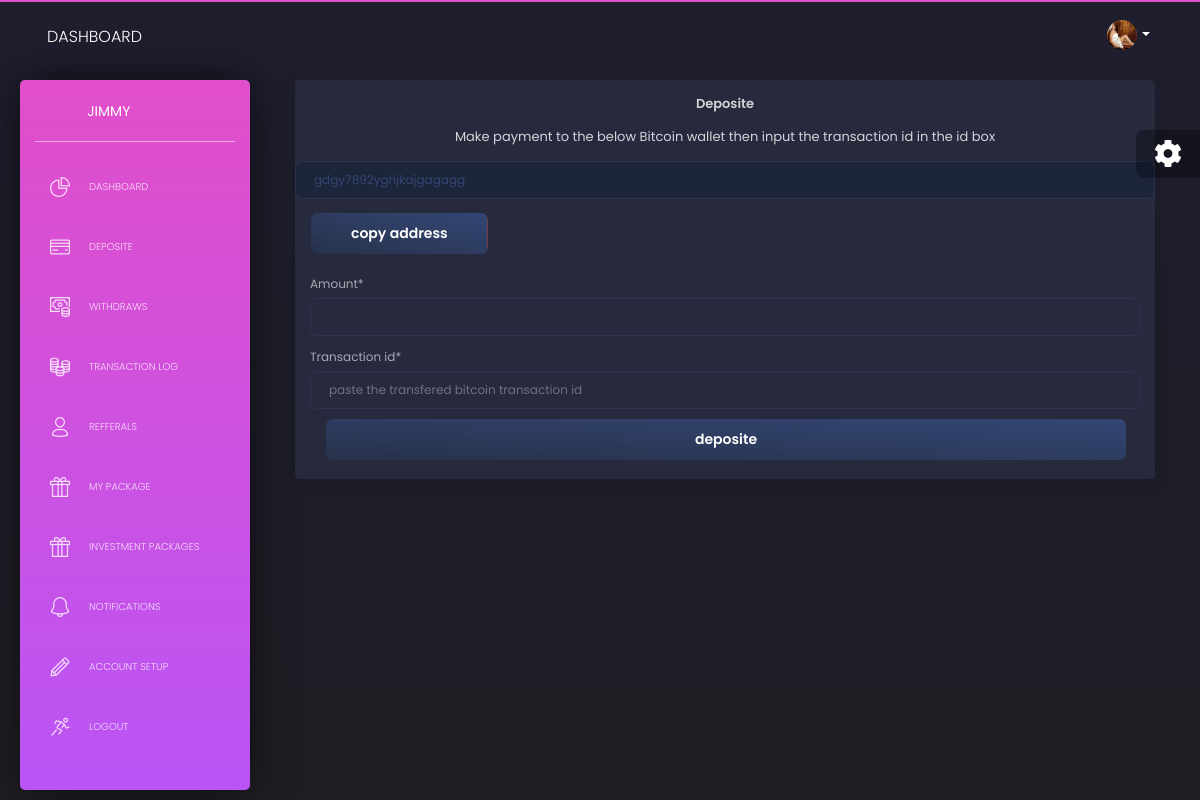
The page /deposite/ (signed in) on the database its author committed.
### panel/models.py (models this page shows, shortened)
class Investors(AbstractBaseUser):
	email       = models.EmailField(verbose_name='email', max_length=60, unique=True )
	username    = models.CharField(max_length=30, unique=True)
	full_name    = models.CharField(max_length=30 ,blank=True, null= True)
	date_joined = models.DateTimeField(verbose_name='date joined', auto_now_add=True)
	last_login  = models.DateTimeField(verbose_name='last login', auto_now=True)
	is_admin    = models.BooleanField(default=False)
	is_staff    = models.BooleanField(default=False)
	is_active   = models.BooleanField(default=True)
	is_superuser = models.BooleanField(default=False)
	profile_image = models.ImageField(blank=True, null=True, default='logo-small.png', upload_to='profile')
	phone = models.CharField(max_length=60, blank=True, null=True)
	wallet_id = models.CharField(max_length=60, blank=True, null=True)
	ref_code = models.CharField(max_length=60, blank=True, null=True, unique=True)
	refferal = models.IntegerField(default=0)
	balance = models.IntegerField(default=0)
	package = models.ForeignKey('Packages', on_delete  = models.CASCADE,blank=True,null=True)
	USERNAME_FIELD = 'email'
	REQUIRED_FIELDS = ['username']
	objects = MyAccountManager()
	class Meta:
			ordering = ['-date_joined']

### btc/views.py (the view)
# urls.py: path('deposite/', views.deposite, name='deposite'),
@login_required
def deposite(request):
	if request.method == 'POST':
		user =request.user
		form = DepositeForm(request.POST)
		if form.is_valid:
			dp = form.save(commit=False)
			dp.status = "pending"
			dp.Investor = user
			dp.save()
			bal = form.cleaned_data["amount"]
			Transaction.objects.create(
			user=user,
			amount=bal,
			status = "pending",
			service = "deposite"
			)
			messages.success(request, f'your deposite of {bal} is been processed you will be credited once it has been approved')
			return redirect("deposite")
	else:
		form = DepositeForm()
	return render(request, 'userstemplate/deposite.html',{"form":form})

### btc/forms.py
class DepositeForm(forms.ModelForm):
	trans_id = forms.CharField(label="Transaction id",
                    widget=forms.TextInput(attrs={'placeholder': 'paste the transfered bitcoin transaction id '}))
	class Meta:
		model = Deposite
		fields = ["amount","trans_id"]

### templates/userstemplate/deposite.html (shortened to what this page needs)
{% extends "userstemplate/layouts/base.html" %}
{% load static %}
{% load crispy_forms_tags %}
{% block content %}
<div class="container-fluid">
    <div class="row">
        <div class="col-lg-12 mx-auto">
            <div class="card">
                <div class="card-header">
                    <h5 class="title text-center">Deposite</h5>
                  </div>
                  <div class="form-group">
                      <h5 class="text-center" for="btc">Make payment to the below Bitcoin wallet then input the transaction id in the id box</h5>
                      <input id="myInput" type="text" id="btc" class="form-control" value="gdgy7892yghjkajgagagg" readonly>
                  </div>
                  <div class="col-md-3">
                    <button onclick="myFunction()" onmouseout="outFunc()" style="background-color: #ff3300;" type="submit" name="copy" class="btn btn-fill">
                        <span class="tooltiptext" id="myTooltip">copy address</span></button>
                  </div>
                <form method="post" action="">
                  <div class="card-body">
                     {{ form|crispy }}
                     <div class="col-md-12 text-center ">
                        <button style="background-color: #ff3300;" type="submit" class=" btn btn-block mybtn  tx-tfm">deposite</button>
                     </div>
                  </div>
                </form>
              </div>
        </div>
    </div>
</div>
{% endblock content %}

### templates/userstemplate/includes/sidebar.html (shortened to what this page needs)
    <div class="sidebar">
      <div class="sidebar-wrapper">
        <div class="logo">
          <a
             href="#" class="simple-text logo-mini">
          </a>
          <a
             href="{% url 'account' %}" class="simple-text logo-normal">
            {{ user.username }}
          </a>
        </div>
        <ul class="nav">
        {% if request.user.is_authenticated %}
          <li class="{% if 'index' in segment %} active {% endif %} ">
            <a href="{% url 'account' %}">
              <i class="tim-icons icon-chart-pie-36"></i>
              <p>Dashboard</p>
            </a>
          </li>
          <li class="{% if 'icons' in segment %} active {% endif %}">
            <a href="{% url 'deposite' %}">
              <i class="tim-icons icon-credit-card"></i>
              <p>Deposite</p>
            </a>
          </li>
          <li class="{% if 'Withdraws' in segment %} active {% endif %}">
            <a href="{% url 'withdraw' %}">
              <i class="tim-icons icon-money-coins"></i>
              <p>Withdraws</p>
            </a>
          </li>
          <li class="{% if 'Transaction' in segment %} active {% endif %}">
            <a href="{% url 'tranfer_log' %}">
              <i class="tim-icons icon-coins"></i>
              <p>Transaction log</p>
            </a>
          </li>
          <li class="{% if 'page-user' in segment %} active {% endif %}">
            <a href="{% url 'account_refferal' %}">
              <i class="tim-icons icon-single-02"></i>
              <p>Refferals</p>
            </a>
          </li>
          <li class="{% if 'packages' in segment %} active {% endif %}">
            <a href="{% url 'my-packages' %}">
              <i class="tim-icons icon-gift-2"></i>
              <p>my package</p>
            </a>
          </li>
          <li class="{% if 'tables' in segment %} active {% endif %}">
            <a href="{% url 'packages' %}">
              <i class="tim-icons icon-gift-2"></i>
              <p>Investment  packages</p>
            </a>
          </li>
          <li class="{% if 'rtl-support' in segment %} active {% endif %}">
            <a href="{% url 'notification' %}">
              <i class="tim-icons icon-bell-55"></i>
              <p>Notifications</p>
            </a>
          </li>
          <li class="{% if 'rtl-support' in segment %} active {% endif %}">
            <a href="{% url 'account-setup' %}">
              <i class="tim-icons icon-pencil"></i>
              <p>Account setup</p>
            </a>
          </li>
          <li>
            <a href="{% url 'logout' %}" >
              <i class="tim-icons icon-user-run"></i>
              <p>Logout</p>
            </a>
          </li>
          {% endif %}
        </ul>
      </div>
    </div>

### templates/userstemplate/includes/navigation.html (shortened to what this page needs)
{% load static %}
      <nav style="background-color: rgb(0, 0, 255);" class="navbar navbar-expand-lg navbar-absolute navbar-transparent">
        <div class="container-fluid">
          <div class="navbar-wrapper">
            <a class="navbar-brand" href="javascript:void(0)">Dashboard</a>
          </div>
          <div class="collapse navbar-collapse" id="navigation">
            {% if user.is_authenticated %}
            <ul class="navbar-nav ml-auto">
              <li class="dropdown nav-item">
                <a href="#" class="dropdown-toggle nav-link" data-toggle="dropdown">
                  <div class="photo">
                    <img src="{{ user.profile_image.url }}" alt="Profile Photo">
                  </div>
                  <b class="caret d-none d-lg-block d-xl-block"></b>
                </a>
              </li>
            </ul>
            {% endif %}
          </div>
        </div>
      </nav>

### rows shown on the page
Investors: username "JIMMY", profile_image (picture)
